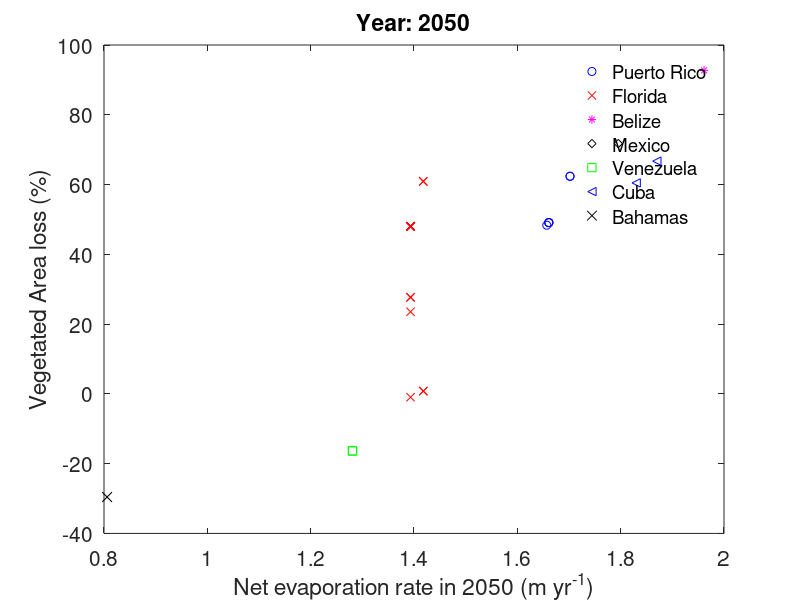

MATLAB code to generate this figure:
hold on

%Puerto Rico
ax= [1.661	1.661	1.702	1.702	1.657	1.661];
ay= [49.12101144	49.08488862	62.36780259	62.36780259	48.34640917	49.08488862];

%Belize
bx= [1.9614];
by= [92.72968288];

%Mexico
cx = [1.7954];
cy = [71.75002785];

%Bahamas
dx=[0.806];
dy= [-29.56575682];

%Venezuela
ex=[1.281	1.281];
ey=[-16.34660422 -16.34660422];

%Cuba
fx=[1.83	1.87];
fy=[60.46994536	66.71122995];

%Florida
gx=[1.418	1.418	1.3933	1.3933	1.3933	1.418	1.418	1.3933	1.3933	1.3933	1.3933	1.3933	1.3933	1.3933	1.3933	1.3933];
gy=[0.796897038	0.796897038	48.02267997	48.02267997	23.53405584	60.90973202	60.90973202	-0.961745496	27.66812603	27.66812603	48.02267997	48.02267997	48.02267997	48.02267997	48.02267997	48.02267997];

plot(ax,ay,'bo',gx,gy,'rx',bx,by,'m*',cx,cy,'kd',ex,ey,'gs',fx,fy,'b<',dx,dy,'kx','MarkerSize',7)
xlabel('Net evaporation rate in 2050 (m yr^-^1)')
ylabel('Vegetated Area loss (%)')
title('Year: 2050')
legend('Puerto Rico','Florida','Belize','Mexico','Venezuela','Cuba','Bahamas')
legend('boxoff')
set(gca,'FontSize',15)
box on